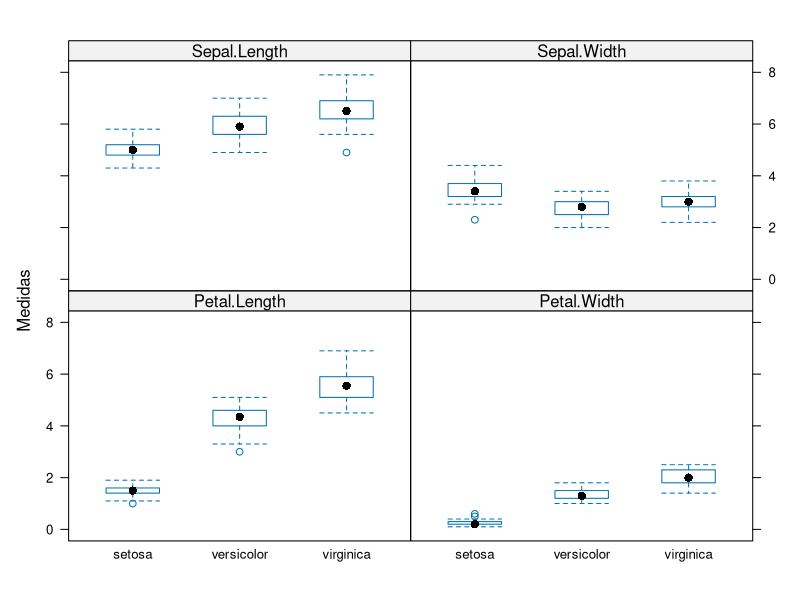
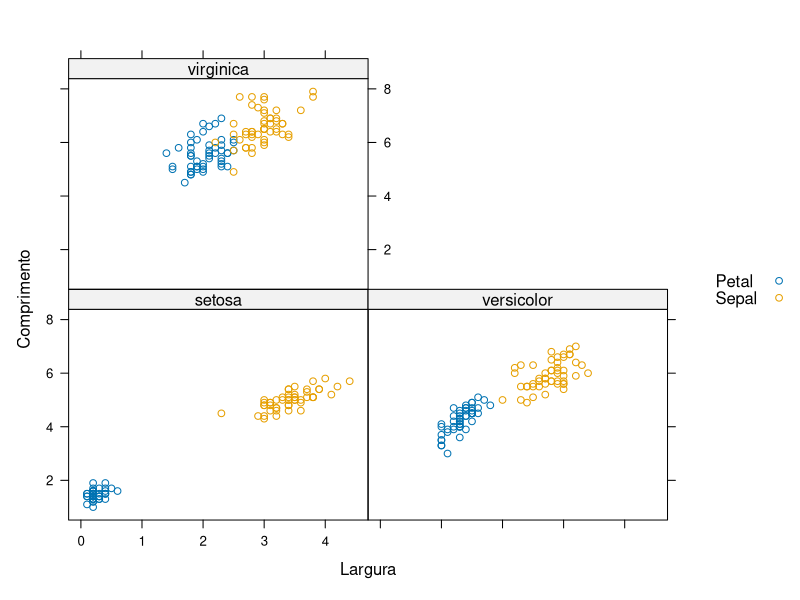
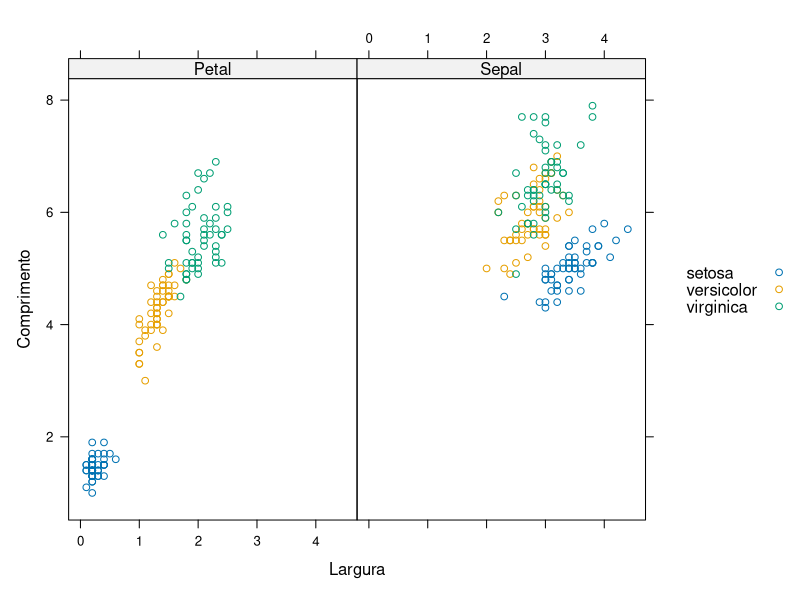

Reproduce these figures in R, in order.
# Remodelando os Dados com Reshape

# ***** Esta é a versão 2.0 deste script, atualizado em 23/05/2017 *****
# ***** Esse script pode ser executado nas versões 3.3.1, 3.3.2, 3.3.3 e 3.4.0 da linguagem R *****
# ***** Recomendo a utilização da versão 3.4.0 da linguagem R *****

# Configurando o diretório de trabalho
# Coloque entre aspas o diretório de trabalho que você está usando no seu computador
setwd("~/3-manipulando-dados-com-r")
getwd()

# Pivot (transposta da Matriz)
mtcars
t(mtcars)

# Reshape
head(iris)
str(iris)
library(lattice)

# Distribuindo os dados verticalmente (long)
iris_modif <- reshape(iris, 
                      varying = 1:4, 
                      v.names = "Medidas", 
                      timevar = "Dimensoes", 
                      times = names(iris)[1:4], 
                      idvar = "ID", 
                      direction = "long") 

head(iris_modif)
iris_modif

bwplot(Medidas ~ Species | Dimensoes, data = iris_modif)


iris_modif_sp <- reshape(iris, 
                         varying = list(c(1,3),c(2,4)),
                         v.names = c("Comprimento", "Largura"), 
                         timevar = "Parte", 
                         times = c("Sepal", "Petal"),
                         idvar = "ID", 
                         direction = "long")

head(iris_modif_sp)
head(iris)

xyplot(Comprimento ~  Largura | Species, groups = Parte, 
       data = iris_modif_sp, auto.key = list(space="right"))

xyplot(Comprimento ~  Largura | Parte, groups = Species, 
       data = iris_modif_sp, auto.key = list(space="right"))


# Reshape2
install.packages("reshape2")
library(reshape2)

# Criando um dataframe
df = data.frame(nome = c("Zico", "Pele"), 
               chuteira = c(40, 42),
               idade = c(34,NA),
               peso = c(93, NA),
               altura = c(175, 178))
df

# "Derretendo" o dataframe - Função melt() 
df_wide = melt(df, id = c("nome", "chuteira"))
df_wide

# Removendo NA
df_wide = melt(df, id = c("nome", "chuteira"), na.rm = TRUE)
df_wide

# "Esticando" o dataframe
dcast(df_wide, formula = chuteira + nome ~ variable)
dcast(df_wide, formula = nome + chuteira  ~ variable)
dcast(df_wide, formula = nome  ~ variable)
dcast(df_wide, formula = ...  ~ variable)


# Aplicando o reshape2
names(airquality) <- tolower(names(airquality))
head(airquality)
dim(airquality)

# Função melt() - wide
?melt
df_wide <- melt(airquality) 
class(df_wide)
df_wide
head(df_wide)
tail(df_wide)

# Inserindo mais duas variáveis
df_wide <- melt(airquality, id.vars = c("month", "day"))
head(df_wide)

df_wide <- melt(airquality, id.vars = c("month", "day"),
            variable.name = "climate_variable", 
            value.name = "climate_value")

head(df_wide)

# Função dcast() - long
df_wide <- melt(airquality, id.vars = c("month", "day"))
df_long <- dcast(df_wide, month + day ~ variable)
head(df_long)
head(airquality)






